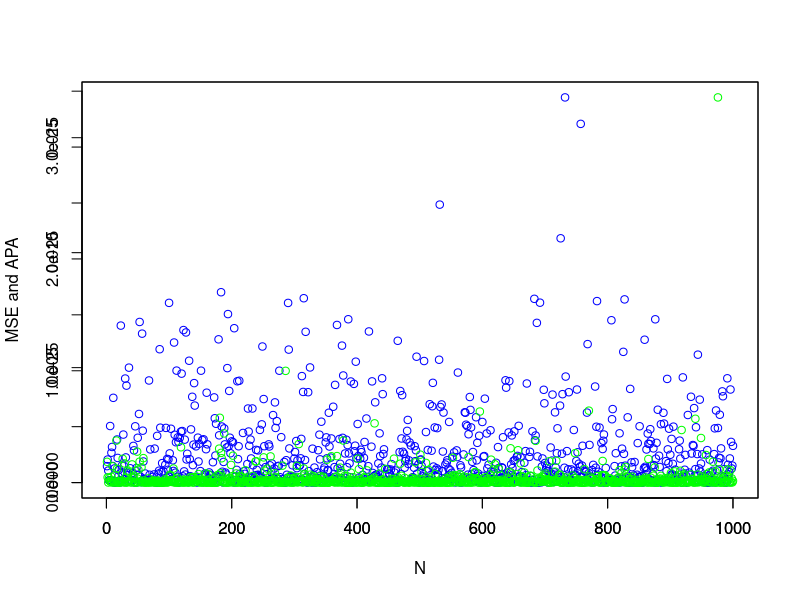
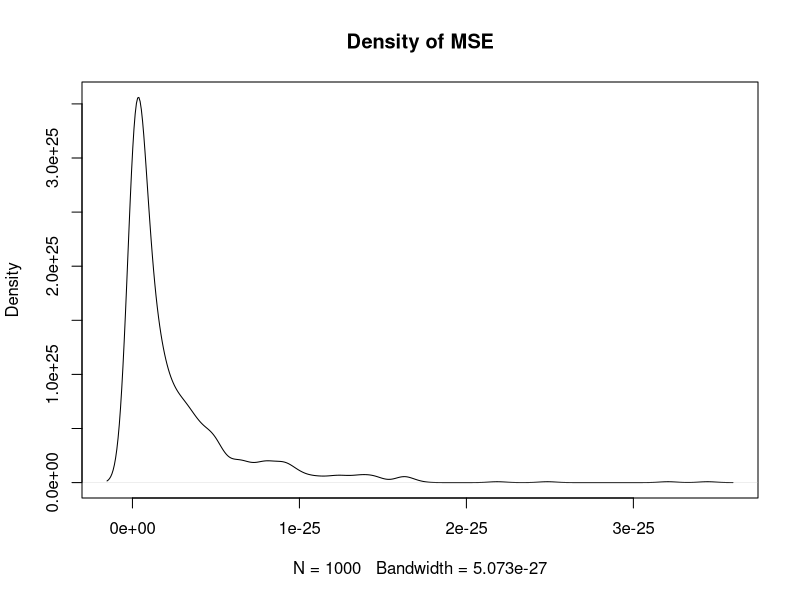

Source code (R) for these figures, in order:
#### some housekeeping####
rm(list = ls())
dev.off()
set.seed(1)
#### exercise 1####
#Initial parameters
N<- 1000
betas<- c(5, -.5)
x1<- rep(1, N)
x2<- rnorm(N, mean=0, sd=(sqrt(1.5)))
x22<- rnorm(N, mean=0, sd=(sqrt(1.5)))
eps<- rnorm(N, mean = 0, sd=(sqrt(10)))
#a
y1<- betas[1]+ betas[2]*x2+eps
train_sam<- data.frame(y1, x1, x2)# putting data into data frame
#b
y2<- betas[1]+ betas[2]*x22+eps
test_sam<- data.frame(y2,x1,x22)# putting data into data frame
#c
model_fit<- lm(y1~ x2)# filling regression model
model_fit
#d: finding MSE

yhat_train<- model_fit$coefficients[1]+ model_fit$coefficients[2]*x2
e1<-y1-yhat_train
MSE_training<- sum(e1)^2/N

yhat_test<-  model_fit$coefficients[1]+ model_fit$coefficients[2]*x22
e2<- y2- yhat_test
MSE_training
APA_test<- sum(yhat_test-y2)^2/N
APA_test
#d 
x.2<- x2^2 
x.3<- x2^3
x.4<- x2^4
x.5<- x2^5
N_datatrain<- data.frame(y1, x1,x2,x.2, x.3,x.4,x.5)
N_train_model<- lm(y1~ x2+x.2+ x.3 +x.4+ x.5)
N_train_model
Nytrainhat<- N_train_model$coefficients[1]+N_train_model$coefficients[2]*x2 +N_train_model$coefficients[3]*x.2+ N_train_model$coefficients[4]*x.3 +N_train_model$coefficients[5]*x.4 +N_train_model$coefficients[6]*x.5
e_N_train<- sum(Nytrainhat-y1)
N_TRAIN_MSE<- sum(e_N_train^2)/N
N_TRAIN_MSE
N_datatest<- data.frame(y2, x1,x2,x.2, x.3,x.4,x.5)

#polynomial data for test variables
x22.2<- x22^2 
x22.3<- x22^3
x22.4<- x22^4
x22.5<- x22^5

Nytesthat<- N_train_model$coefficients[1] + N_train_model$coefficients[2]*x22 +N_train_model$coefficients[3]*x22.2+ N_train_model$coefficients[4]*x22.3 +N_train_model$coefficients[5]*x22.4 +N_train_model$coefficients[6]*x22.5
e_test_New<- y2- Nytesthat
N_TEST_APA<- sum(e_test_New^2)/N
N_TRAIN_MSE
N_TEST_APA
##### exercise 2####
rm(list = ls())
#a     looping the seed
times<- 1000
MSEvec<- rep(NA, times)
APAvec<- rep(NA, times)
MSEvec
for (i in 1:times){
  
  set.seed(100+i)
  N<- 1000
  betas<- c(5, -.5)
  x1<- rep(1, N)
  x2<- rnorm(N, mean=0, sd=(1.5^-1))
  x22<- rnorm(N, mean=0, sd=(1.5^-1))
  eps<- rnorm(N, mean = 0, sd=(10^-1))
  y1<- betas[1]+ betas[2]*x2+eps
  y2<- betas[1]+ betas[2]*x22+eps
  # polynomials
  x.2<- x2^2 
  x.3<- x2^3
  x.4<- x2^4
  
  x.5<- x2^5
  
  x22.2<- x22^2 
  x22.3<- x22^3
  x22.4<- x22^4
  x22.5<- x22^5
  datatrain<- data.frame(y1, x1,x2,x.2, x.3,x.4,x.5)
  model_train<- lm(y1~ x2+x.2+ x.3 +x.4+ x.5)
  model_train
  Nytrainhat<- model_train$coefficients[1]+model_train$coefficients[2]*x2 +model_train$coefficients[3]*x.2+ model_train$coefficients[4]*x.3 +model_train$coefficients[5]*x.4 +model_train$coefficients[6]*x.5
  e_train<- sum(Nytrainhat-y1)
  e_train
  MSEvec[i]<- sum(e_train^2)/N
  ##########
  Nytrainhat2<- model_train$coefficients[1]+model_train$coefficients[2]*x22 +model_train$coefficients[3]*x22.2+ model_train$coefficients[4]*x22.3 +model_train$coefficients[5]*x22.4 +model_train$coefficients[6]*x22.5
  e_test<- sum(Nytrainhat2-y2)
  e_test
  APAvec[i]<- sum(e_test^2)/N
  
  
  i=i+1
  
  }

APAvec
MSEvec
plot(1:N, MSEvec, col='blue', xlab = 'N', ylab = 'MSE and APA')
par(new=T)
plot(1:N, APAvec, col='green', xlab = '', ylab = '')
plot(density(MSEvec), main = 'Density of MSE')
